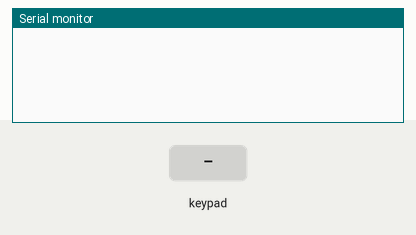
Bench run of a sketch on a simulated Arduino Uno, built with avr-gcc and run on an emulated ATmega328P. Parts: the last lines printed to the serial monitor. The inputs (shaded band) are chosen by the test bench.

Above: at 1.2 s.
1.3 s: key '1' pressed
At 2.5 s:
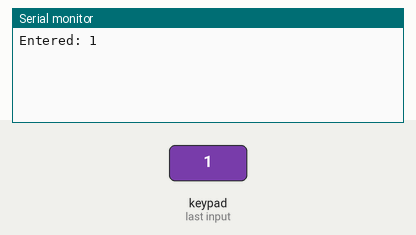
2.8 s: keypad keys 1 2 3 4 pressed 0.4 s apart
At 3.86 s:
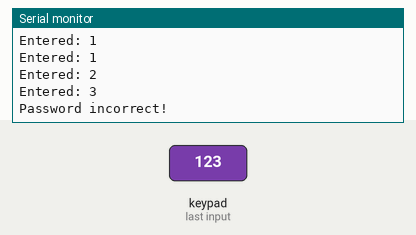
5.9 s: key '5' pressed
At 6.3 s:
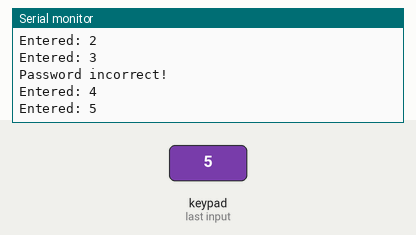
7.4 s: keypad keys 9 8 7 6 pressed 0.4 s apart
At 9.2 s:
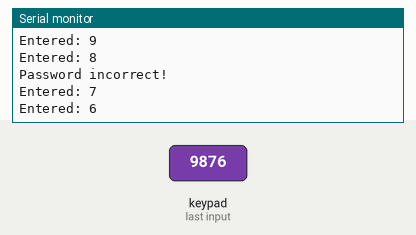
Timing chart, 0 to 10.7 s (numbered marks = the images above; inputs shaded):
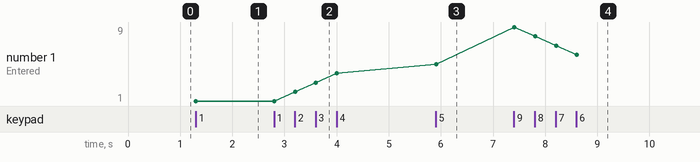

Measured:
- after the input at 1.3 s, the serial monitor: prints a new line at once (image 1)
- after the input at 2.8 s, the serial monitor: prints a new line after 0.41 s (image 2)
- after the input at 5.9 s, the serial monitor: prints a new line at once (image 3)
- after the input at 7.4 s, the serial monitor: prints a new line at once (image 4)
- plotted number 1: 1 → 4 after the input at 2.8 s, 4 → 5 after the input at 5.9 s, 5 → 6 after the input at 7.4 s

The sketch:

Keypad.ino
```cpp
#include <Keypad.h>

// Define the keypad matrix
const byte ROWS = 4;
const byte COLS = 4;
char keys[ROWS][COLS] = {
  {'1','2','3','A'},
  {'4','5','6','B'},
  {'7','8','9','C'},
  {'*','0','#','D'}
};
byte rowPins[ROWS] = {9, 8, 7, 6};
byte colPins[COLS] = {5, 4, 3, 2};

Keypad keypad = Keypad(makeKeymap(keys), rowPins, colPins, ROWS, COLS);

// Define the correct password
char password[] = "1234";
int passwordLength = 4;

// Variables
char enteredPassword[5];
int enteredLength = 0;

void setup() {
  Serial.begin(9600);
}

void loop() {
  char key = keypad.getKey();

  if (key) {
    // Check if the entered key is a number or '#' (submit)
    if (isdigit(key) || key == '#') {
      // Clear the entered password if '#' is pressed
      if (key == '#') {
        enteredLength = 0;
        memset(enteredPassword, 0, sizeof(enteredPassword));
      }
      else {
        // Append the entered key to the password
        enteredPassword[enteredLength++] = key;
        Serial.print("Entered: ");
        Serial.println(key);
      }

      // Check if the entered password matches the correct password
      if (enteredLength == passwordLength) {
        if (strcmp(enteredPassword, password) == 0) {
          Serial.println("Password correct!");
          // Perform actions for correct password
        }
        else {
          Serial.println("Password incorrect!");
          // Perform actions for incorrect password
          for(int i=0;i<=4;i++){
          }
        }

        // Reset the entered password
        enteredLength = 0;
        memset(enteredPassword, 0, sizeof(enteredPassword));
      }
    }
  }
}
```
